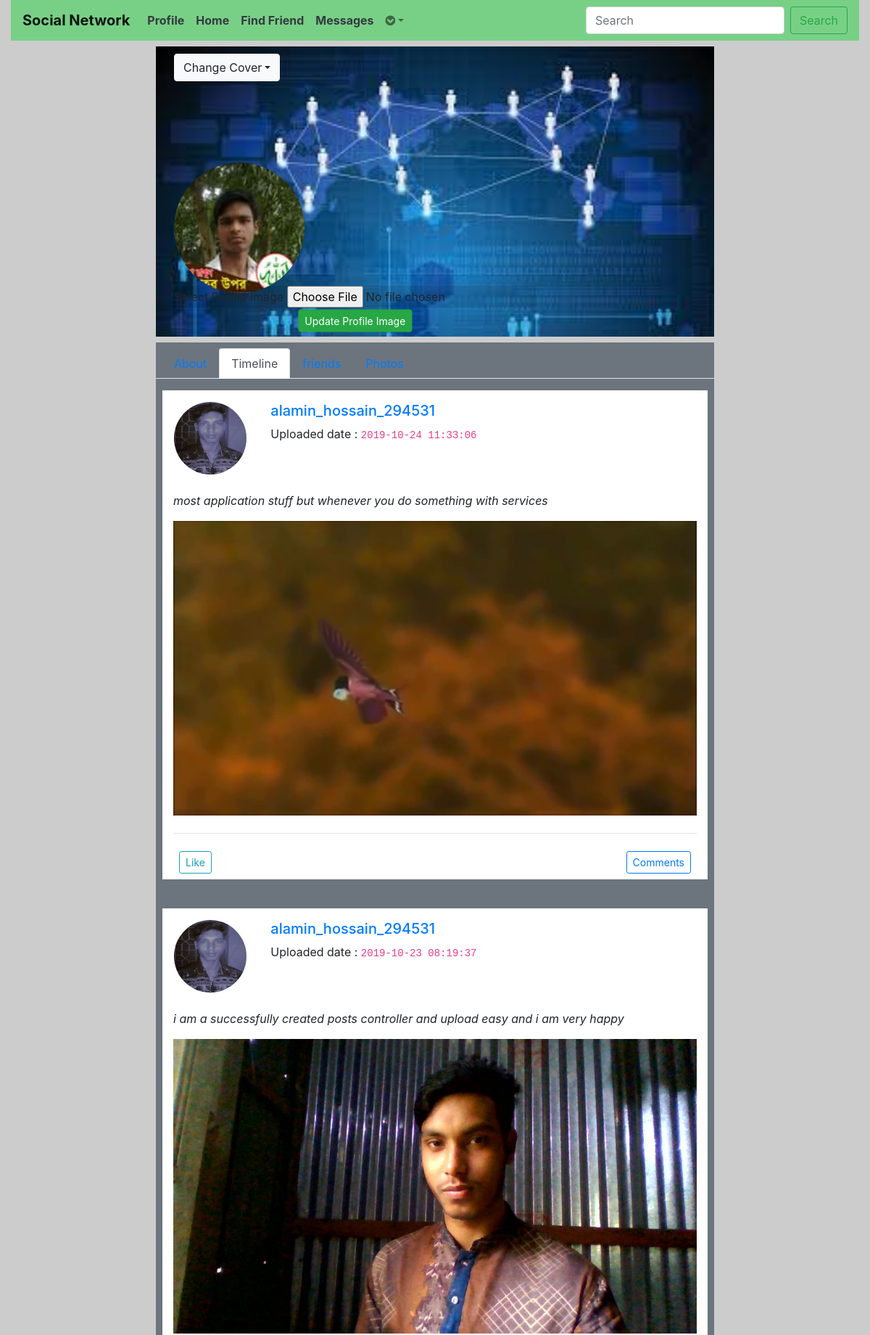
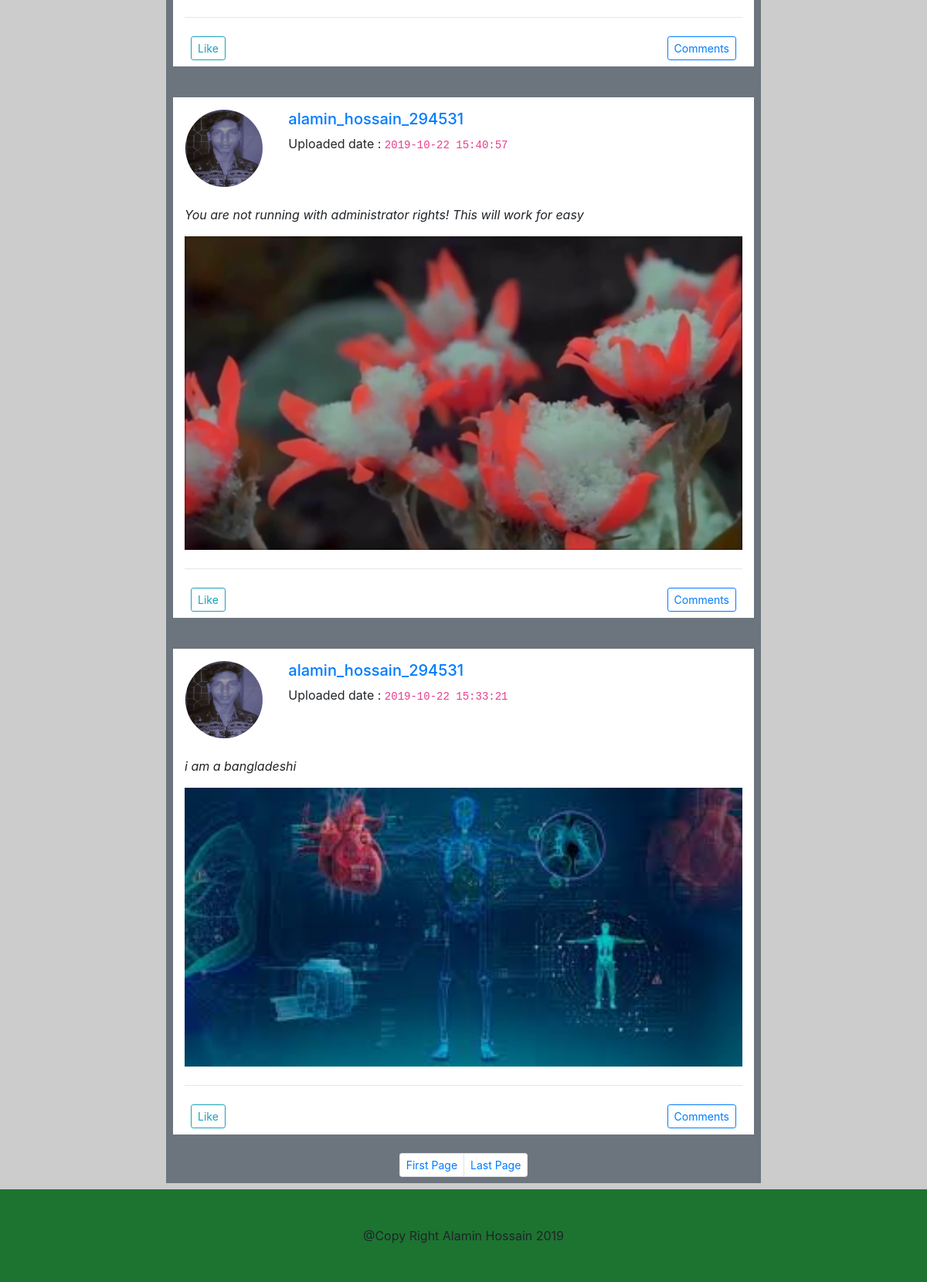
The app's page /user_profile.php?u_id=1 (signed in) with its own data (2 pictures, top to bottom).
### tables this page shows
CREATE TABLE `users` (
  `user_id` int(11) NOT NULL,
  `first_name` varchar(100) NOT NULL,
  `last_name` varchar(100) NOT NULL,
  `user_name` varchar(200) NOT NULL,
  `email` varchar(200) NOT NULL,
  `pass` varchar(200) NOT NULL,
  `country` varchar(100) NOT NULL,
  `gender` varchar(60) NOT NULL,
  `dob` varchar(50) NOT NULL,
  `image` varchar(255) DEFAULT NULL,
  `description` text DEFAULT NULL,
  `cover_pic` varchar(255) DEFAULT NULL,
  `posts` varchar(200) DEFAULT NULL,
  `status` text DEFAULT NULL,
  `relationship` text DEFAULT NULL,
  `recovery_account` varchar(255) DEFAULT NULL,
  `created_at` timestamp NOT NULL DEFAULT current_timestamp() ON UPDATE current_timestamp(),
  `updated_at` timestamp NULL DEFAULT NULL
);

CREATE TABLE `posts` (
  `post_id` int(11) NOT NULL,
  `user_id` int(11) NOT NULL,
  `post_content` varchar(200) NOT NULL,
  `upload_image` varchar(200) NOT NULL,
  `created_at` timestamp NULL DEFAULT NULL,
  `updated_at` timestamp NULL DEFAULT NULL
);

### user_profile.php (the view, shortened to what this page needs)
<!DOCTYPE html>
<html lang="en">
<head>
    <?php
    include("includes/connection.php");
    ?>
    <link href="styles/css/bootstrap.min.css" type="text/css" rel="stylesheet">
    <link href="styles/css/fonts.css" type="text/css" rel="stylesheet">
</head>
<body style="background: #cccccc;">
<div class="container-fluid">
    <?php
    include("includes/header.php");
    ?>
    <div class="row mt-2">
        <div class="col-sm-2">
        </div>
        <div class="col-sm-8">
            <div>
                <div><img src="cover/<?php echo $cover_pic;?>" class="img-fluid w-100" id="cover_pic" alt="cover" style="height: 400px;"></div>
                <form action="profile.php?u_id=<?php echo $user_id ;?>" method="post" enctype="multipart/form-data">
                    <ul class="nav pull-left" style="position: absolute;top: 10px;left: 40px;">
                        <li class="dropdown">
                            <button class="dropdown-toggle btn btn-light" data-toggle="dropdown">Change Cover</button>
                        </li>
                    </ul>
                </form>
            </div>
            <div id="profile_img">
                <img src="users/<?php echo $user_image;?>" class="rounded-circle" style="width: 180px;height: 180px;">
                <form action="profile.php?u_id=<?php echo $user_id;?>" method="post" enctype="multipart/form-data">
                    <label id="update_profile">Select Profile Image
                        <input type="file" name="u_image" required>
                    </label>
                    <input type="submit" id="button_profile" class="btn btn-sm btn-success" name="update" value="Update Profile Image">
                </form>
            </div>
        </div>
        <div class="col-md-2"></div>
    </div>
    <div class="row mb-2 mt-2">
        <div class="col-md-2"></div>
        <div class="col-md-8">
            <ul class="nav nav-tabs bg-secondary pt-2 pl-2 pr-2" id="myTab" role="tablist">
                <li class="nav-item">
                    <a class="nav-link" id="about-tab" data-toggle="tab" href="#about" role="tab" aria-controls="about" aria-selected="false">About</a>
                </li>
                <li class="nav-item">
                    <a class="nav-link active" id="timeline-tab" data-toggle="tab" href="#timeline" role="tab" aria-controls="timeline" aria-selected="true">Timeline</a>
                </li>
                <li class="nav-item">
                    <a class="nav-link" id="friends-tab" data-toggle="tab" href="#friends" role="tab" aria-controls="friends" aria-selected="false">friends</a>
                </li>
                <li class="nav-item">
                    <a class="nav-link" id="photos-tab" data-toggle="tab" href="#photos" role="tab" aria-controls="photos" aria-selected="false">Photos</a>
                </li>
            </ul>
            <div class="tab-content bg-secondary pl-2 pr-2 pb-2" id="myTabContent">
                <div class="tab-pane fade show active" id="timeline" role="tabpanel" aria-labelledby="timeline-tab">
                    <?php
                    include("functions/profile_post.php");
                    echo get_user();
                    ?>
                </div>
            </div>
        </div>
        <div class="col-md-2"></div>
    </div>
    <div class="row mt-2">
        <div class="col-md-12 p-5 text-center" style="background: #1c7430;">
            @Copy Right Alamin Hossain 2019
        </div>
    </div>
</div>
</body>
</html>

### functions/profile_post.php (shortened to what this page needs)
<?php
function get_user()
{
    $con = mysqli_connect("localhost","root","","social_network");
    $per_page = 4;
    if (isset($_GET['u_id'])) {
        $u_id = $_GET['u_id'];
    }
    if (isset($_GET['page'])) {
        $page = $_GET['page'];
    } else {
        $page = 1;
    }
    $start_from = ($page - 1) * $per_page;
    $get_posts = "SELECT * FROM posts WHERE user_id = '$u_id' ORDER BY post_id DESC LIMIT $start_from,$per_page";
    $run_posts = mysqli_query($con, $get_posts);
    while ($row = mysqli_fetch_array($run_posts)) {
        $post_id = $row['post_id'];
        $user_id = $row['user_id'];
        $content = substr($row['post_content'], 0, 100);
        $upload_image = $row['upload_image'];
        $created_at = $row['created_at'];
        $user = "SELECT * FROM users WHERE user_id = '$user_id' AND posts='no'";
        $get_users = mysqli_query($con, $user);
        $row_user = mysqli_fetch_array($get_users);
        $user_name = $row_user['user_name'];
        $user_image = $row_user['image'];
        if ($content == 'NO' && strlen($upload_image) >= 1) {
            ?>
            <div class="row mb-2">
                <div class="col-md-12 bg-white">
                    <div class="row">
                        <div class="col-md-2 p-3">
                            <img src="users/<?php echo $user_image; ?>" class="rounded-circle" width="100px"
                                 height="100px">
                        </div>
                        <div class="col-md-6 ml-2 p-3">
                            <h5><a href="../social_network/user_profile.php?u_id=<?php echo $user_id; ?>"><?php echo $user_name ?></a></h5>
                            <p>Uploaded date : <code><?php echo $created_at; ?></code></p>
                        </div>
                        <div class="col-md-4"></div>
                    </div>
                    <div class="row mt-2">
                        <div class="col-md-12">
                            <img src="imagepost/<?php echo $upload_image ?>" class="img-fluid w-100 mb-2"
                                 height="350px;">
                        </div>
                    </div>
                    <hr>
                    <div class="d-flex justify-content-between p-2">
                        <a href="#" class="btn btn-sm btn-outline-info">Like</a>
                        <a href="view_post.php?post_id=<?php echo $post_id; ?>" class="btn btn-sm btn-outline-primary">
                            <?php echo count_comments();?>
                            Comments</a>
                    </div>
                </div>
            </div>
            <?php
        } elseif (strlen($content) >= 1 && strlen($upload_image) >= 1) {
            ?>
            <div class="row mb-2 p-3">
                <div class="col-md-12 bg-white">
                    <div class="row">
                        <div class="col-md-2 p-3">
                            <img src="users/<?php echo $user_image; ?>" class="rounded-circle" width="100px"
                                 height="100px">
                        </div>
                        <div class="col-md-6 ml-2 p-3">
                            <h5><a href="../social_network/user_profile.php?u_id=<?php echo $user_id; ?>"><?php echo $user_name ?></a></h5>
                            <p>Uploaded date : <code><?php echo $created_at; ?></code></p>
                        </div>
                    </div>
                    <div class="row mt-2">
                        <div class="col-md-12">
                            <p class="font-italic"><?php echo $content;
                                ?></p>
                            <img src="imagepost/<?php echo $upload_image ?>" class="img-fluid w-100 mb-2"
                                 height="350px;">
                        </div>
                    </div>
                    <hr>
                    <div class="d-flex justify-content-between p-2">
                        <a href="#" class="btn btn-sm btn-outline-info">Like</a>
                        <a href="view_post.php?post_id=<?php echo $post_id; ?>" class="btn btn-sm btn-outline-primary">
                            Comments</a>
                    </div>
                </div>
            </div>
            <?php
        }
    }
    $query = "SELECT * FROM posts WHERE user_id = '$u_id'";
    $result = mysqli_query($con,$query);
    $total_posts = mysqli_num_rows($result);
    $total_page = ceil($total_posts / $per_page);
    ?>
    <div class="d-flex justify-content-center align-content-center">
        <div class="pagination pagination-sm">
            <li class="page-item"><a href="profile.php?u_id=<?php echo $u_id;?>&page=1" class="page-link">First Page</a> </li>
            <?php
            for ($i=1; $i<$total_page;$i++){
                ?>
                <li class="page-item"><a href="profile.php?u_id=<?php echo $u_id;?>&page=<?php echo $i;?>" class="page-link"><?php echo $i ;?></a> </li>
                <?php
            }
            ?>
            <li class="page-item"><a href="profile.php?u_id=<?php echo $u_id;?>&page=<?php echo $total_page;?>" class="page-link">Last Page</a></li>
        </div>
    </div>
    <?php
}
?>

### user_profile.php (style rules this page uses)
#profile_img { position: absolute; top: 160px; left: 40px; }
#update_profile { position: relative; top: 5px; cursor: pointer; left: 50%; background: rgba(0,0,0,0.1); border-radius: 4px; transform: translate(-50% , -50%); }
#button_profile { position: absolute; top: 100%; left: 50%; cursor: pointer; transform: translate(-50%,-50%); }

### records on screen
users: cover_pic (picture), image (picture)
posts: user.image (picture), user.user_name "alamin_hossain_294531", created_at "2019-10-24 11:33:06", post_content "most application stuff but whenever you do something with services", upload_image (picture)
posts: user.image (picture), user.user_name "alamin_hossain_294531", created_at "2019-10-23 08:19:37", post_content "i am a successfully created posts controller and upload easy and i am very happy", upload_image (picture)
posts: user.image (picture), user.user_name "alamin_hossain_294531", created_at "2019-10-22 15:40:57", post_content "You are not running with administrator rights! This will work for easy", upload_image (picture)
posts: user.image (picture), user.user_name "alamin_hossain_294531", created_at "2019-10-22 15:33:21", post_content "i am a bangladeshi", upload_image (picture)
